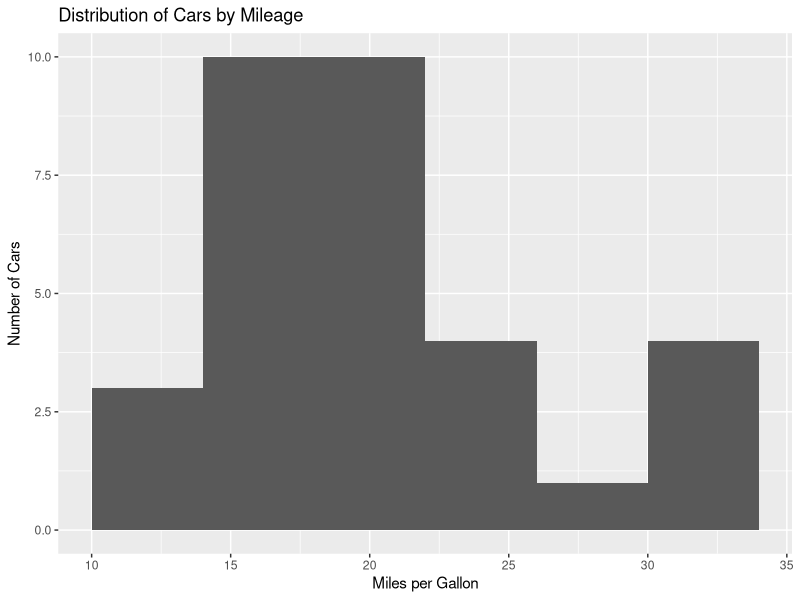
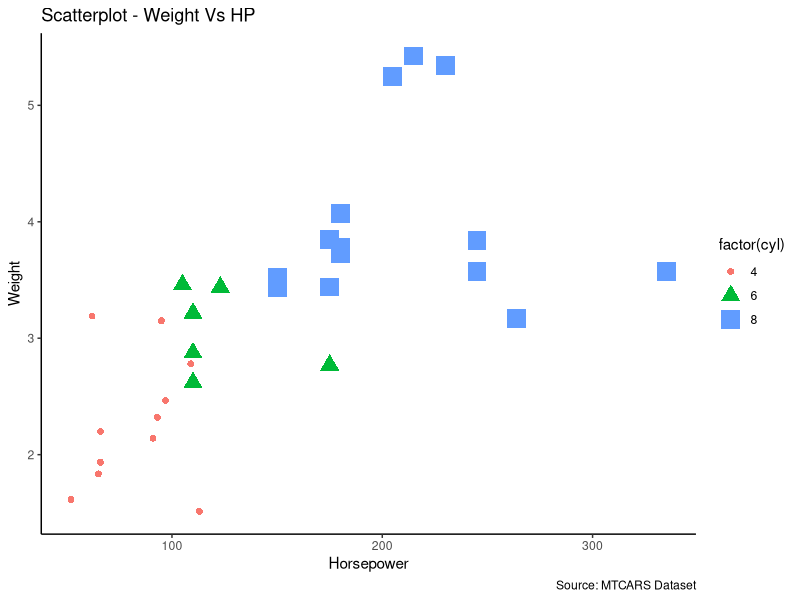

The R source for these figures, in order:
str(mtcars)
names(mtcars)
head(mtcars)
summary(mtcars)

library(ggplot2)
ggplot(mtcars, aes(mpg)) +
  geom_histogram(binwidth = 4) + xlab('Miles per Gallon') + ylab('Number of Cars') + 
  ggtitle('Distribution of Cars by Mileage')
#creat scatterplot
#put lables on the plot 
#add caption
#add Theme
#Scatterplot

ggplot(mtcars,aes(x = hp , y = wt))+geom_point(aes(color=factor(cyl), shape = factor(cyl),size = factor(cyl)))+ theme_classic()+ 
  labs(title = "Scatterplot - Weight Vs HP",
       x = "Horsepower",
       y = "Weight",
       caption = "Source: MTCARS Dataset")
#plot


